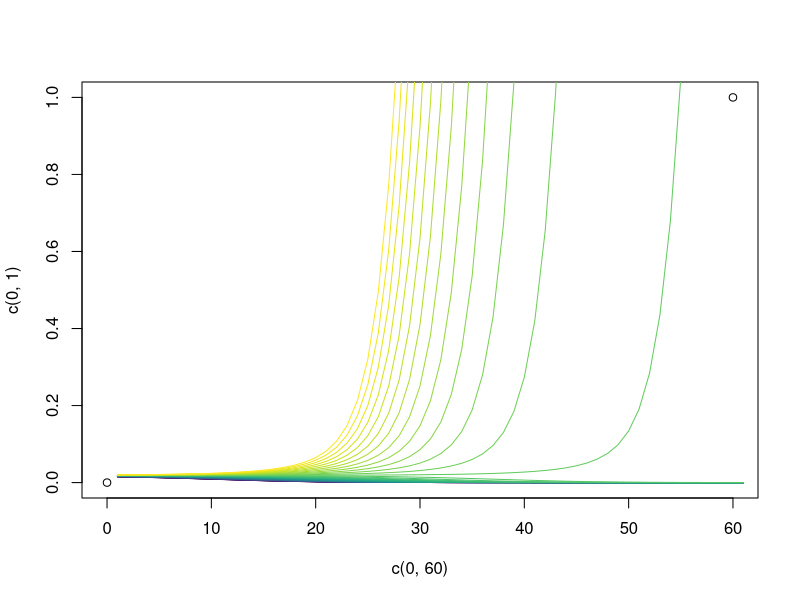
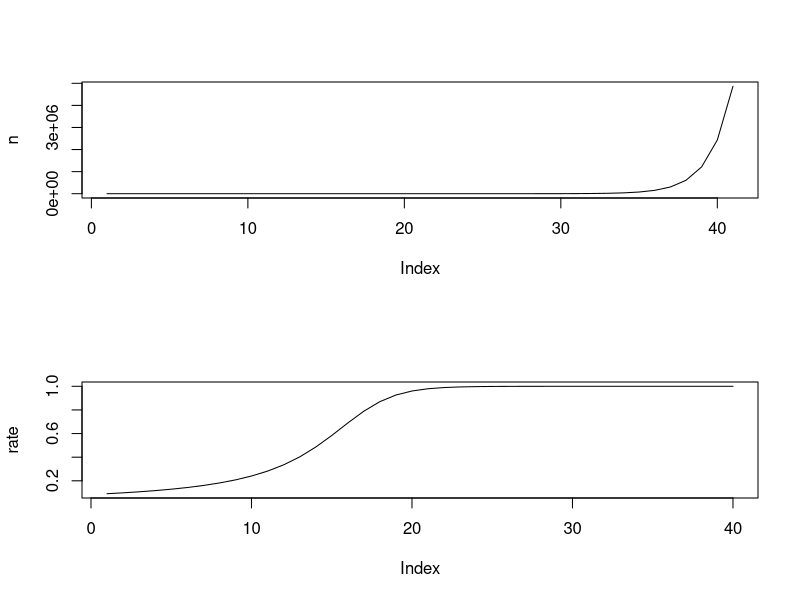

These figures' R source, in order: (Note: this script raises an error after producing the figures.)
library(RColorBrewer);library(viridis)
s <- 0.8
r <- 0.15
c <- 2
sigma <- 1.5
j <- 1
plot(x=c(0,60),y=c(0,1))
for(ni in seq(0.015,0.02,0.0001)){
  n <- c(ni)
  for(i in 1:60){
    n[i+1] <- n[i]*s+(c*n[i]^2)/(r+2*n[i]+(n[i]^2/sigma))
  }
  lines(n,type="l",col=viridis(length(seq(0.015,0.02,0.0001)))[j],ylim=c(0,5))
  j <- j+1
}


seq(1e-3,0.2,0.01)



n <- 0.01; rate <- 0.1
for(i in 1:40){
  rate[i] <- n[i]/(0.1+n[i])
  n[i+1] <- n[i]+n[i]*rate[i]
}
par(mfrow=c(2,1))
plot(n,type="l");plot(rate,type="l")
par(mfrow=c(1,1))

veitgrowth <- function(n0,t,s,c,r,sigma){
  n <- c(n0)
  for(i in 1:t){
    n[i+1] <- n[i]*s+(c*n[i]^2)/(r+2*n[i]+(n[i]^2/sigma))
  }
  return(n)
}

nls(formula = abundance_index~veitgrowth(n0,site_yr,s,c,r,sigma),sea,start=list(n0=0.01,s=0.8,c=2,r=0.15,sigma=1.5))
